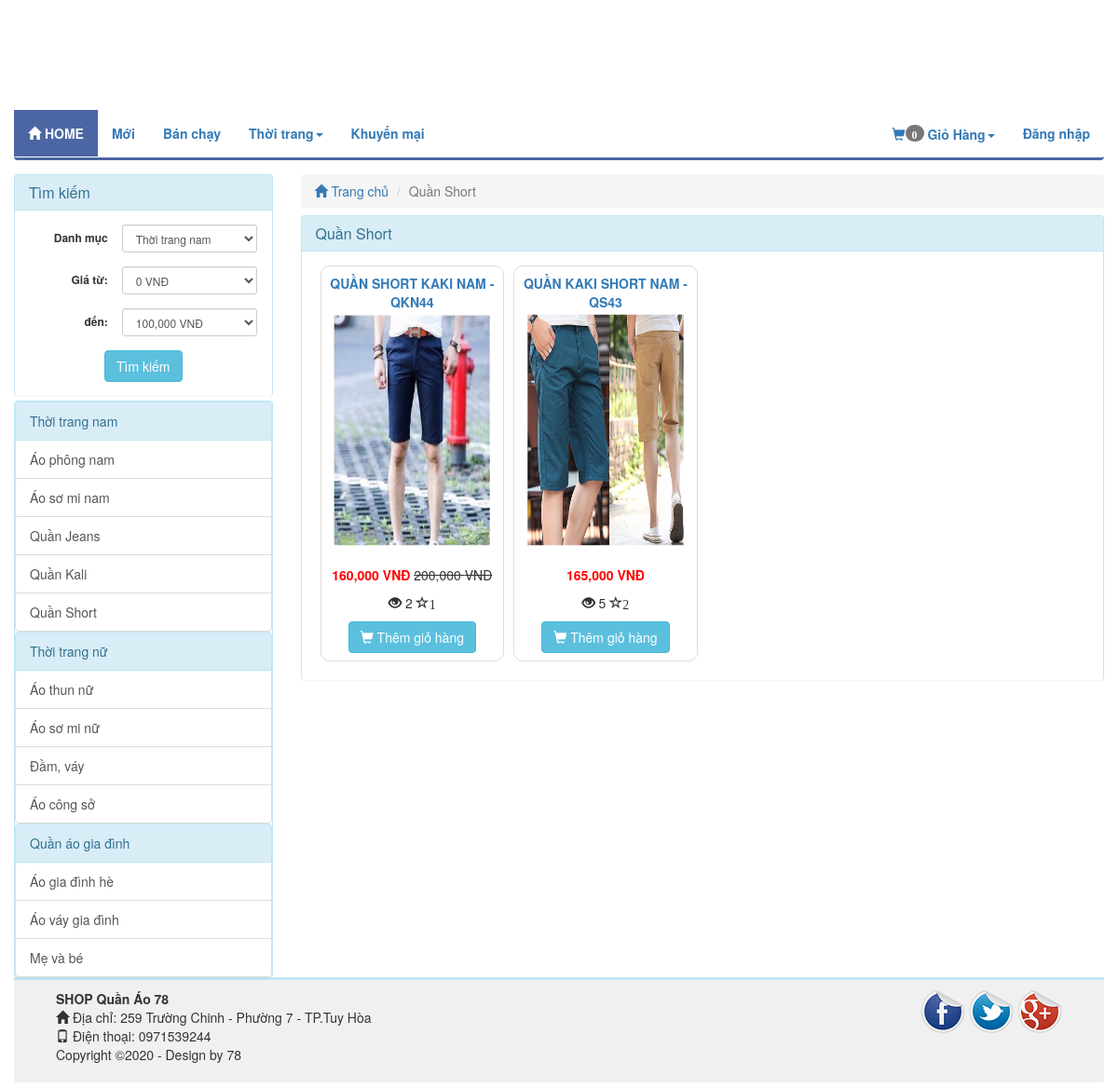
Screenshot of /quan-short-c14 with the database file from the repository.
### tables this page shows
CREATE TABLE `catalog` (
  `id` int(11) NOT NULL,
  `name` varchar(100) NOT NULL,
  `description` varchar(255) DEFAULT NULL,
  `parent_id` int(11) NOT NULL,
  `sort_order` tinyint(4) NOT NULL,
  `created` datetime NOT NULL
);

CREATE TABLE `product` (
  `id` int(255) NOT NULL,
  `catalog_id` int(11) NOT NULL,
  `name` varchar(255) NOT NULL,
  `content` text NOT NULL,
  `price` decimal(15,2) NOT NULL DEFAULT 0.00,
  `discount` int(11) DEFAULT 0,
  `image_link` varchar(100) NOT NULL,
  `image_list` text NOT NULL,
  `view` int(11) NOT NULL DEFAULT 0,
  `buyed` int(255) NOT NULL,
  `rate_total` int(255) NOT NULL DEFAULT 4,
  `rate_count` int(255) NOT NULL DEFAULT 1,
  `created` int(11) NOT NULL
);

### application/controllers/Product.php (called while the page is built, shortened)
<?php
class Product extends MY_Controller {
	public function __construct()
	{
		parent::__construct();
		$this->load->model('product_model');
		$this->load->model('catalog_model');
	}
	public function catalog()
	{
		$id = $this->uri->rsegment(3);
		$catalog = $this->catalog_model->get_info($id);
		$this->data['catalog_p'] = $catalog;
		$input = array();
		if ($catalog->parent_id == '1') {
			$input_cat = array();
			$input_cat['where'] = array('parent_id' => $catalog->id);
			$input_cat['order'] = array('sort_order', 'ASC');
			$catalog_child = $this->catalog_model->get_list($input_cat);
			if (!empty($catalog_child)) {
				$cat_list_id = array();
				foreach ($catalog_child as $value) {
					$cat_list_id[] = $value->id;
				}
				$this->db->where_in('catalog_id',$cat_list_id);
			}else{
				$input['where'] = array('catalog_id'=>$id);
			}
		}else{
			$input['where'] = array('catalog_id'=>$id);
		}
		$total = $this->product_model->get_total($input);
		$this->data['total']=$total;
		$this->load->library('pagination');
		$base_url = base_url('product/catalog/'.$id);
		$per = 8;
		$uri = 4;
		$config = pagination($base_url,$total,$per,$uri);
		$segment = $this->uri->segment(4);
		$segment = intval($segment);
		$input['limit'] = array($config['per_page'],$segment);
		$product_list = $this->product_model->get_list($input);
		$this->data['product_list'] = $product_list;
		$this->data['temp']='site/product/catalog';
		$this->load->view('site/layoutsub',$this->data);
	}
}

### index.php (called while the page is built, shortened)
<?php
require_once BASEPATH.'core/CodeIgniter.php';

### application/core/MY_Model.php (called while the page is built, shortened)
<?php if ( ! defined('BASEPATH')) exit('No direct script access allowed');
class MY_Model extends CI_Model {
    var $table = '';
    var $key = 'id';
    var $order = '';
    function get_info($id, $field = '')
    {
        $where = array();
        $where[$this->key] = $id;
        return $this->get_info_rule($where, $field);
    }
    function get_info_rule($where = array(), $field= '')
    {
        $this->db->where($where);
        $query = $this->db->get($this->table);
        if ($query->num_rows())
        {
            return $query->row();
        }
        return FALSE;
    }
    function get_total($input = array())
    {
        $query = $this->db->get($this->table);
        return $query->num_rows();
    }
    function get_list($input = array())
    {
        $query = $this->db->get($this->table);
        return $query->result();
    }
    protected function get_list_set_input($input = array())
    {
        if ((isset($input['where'])) && $input['where'])
        {
            $this->db->where($input['where']);
        }
        if (isset($input['order'][0]) && isset($input['order'][1]))
        {
            $this->db->order_by($input['order'][0], $input['order'][1]);
        }
        else
        {
            $order = ($this->order == '') ? array($this->table.'.'.$this->key, 'desc') : $this->order;
            $this->db->order_by($order[0], $order[1]);
        }
        if (isset($input['limit'][0]) && isset($input['limit'][1]))
        {
            $this->db->limit($input['limit'][0], $input['limit'][1]);
        }
    }
}
?>

### application/core/MY_Controller.php (called while the page is built, shortened)
<?php
class MY_Controller extends CI_Controller {
	function __construct()
	{
		$controller = $this->uri->segment(1);
		switch ($controller) {
			default:
				$input = array();
				$input['where'] = array('parent_id' => '1');
				$input['order'] = array('sort_order', 'ASC');
				$catalog = $this->catalog_model->get_list($input);
				foreach ($catalog as $value) {
					$input= array();
					$input['where'] = array('parent_id' => $value->id);
					$input['order'] = array('sort_order', 'ASC');
					$sub = $this->catalog_model->get_list($input);
					$value->sub=$sub;
				}
				break;
		}
	}
}

### application/helpers/common_helper.php (called while the page is built, shortened)
<?php
	function pagination($base_url='',$total='',$per='',$uri='')
	{
		$config = array();
		$config['base_url']    = $base_url;
		$config['total_rows']  = $total;
		$config['per_page']    = $per;
		$config['uri_segment'] = $uri;
		$config['full_tag_open']   = "<nav aria-label='Page navigation' class='text-right'><ul class='pagination'>";
		$config['full_tag_close'] = "</ul></nav>";
		$config['cur_tag_open']   = "<li class='active'><a href='#'>";
		$config['cur_tag_close'] = "</a></li>";
		$config['next_link']   = "&raquo;";
		$config['next_tag_open']   = "<li><span aria-hidden='true'>";
		$config['next_tag_close'] = "</span></li>";
		$config['prev_link']   = "&laquo;";
		$config['prev_tag_open']   = "<li><span aria-hidden='true'>";
		$config['prev_tag_close'] = "</span></li>";
		$config['num_tag_open']   = "<li>";
		$config['num_tag_close'] = "</li>";
		return $config;
	}
	function covert_vi_to_en($str)
	{
	    $unicode = array(
			'a'=>'á|à|ả|ã|ạ|ă|ắ|ặ|ằ|ẳ|ẵ|â|ấ|ầ|ẩ|ẫ|ậ',
			'd'=>'đ',
			'e'=>'é|è|ẻ|ẽ|ẹ|ê|ế|ề|ể|ễ|ệ',
			'i'=>'í|ì|ỉ|ĩ|ị',
			'o'=>'ó|ò|ỏ|õ|ọ|ô|ố|ồ|ổ|ỗ|ộ|ơ|ớ|ờ|ở|ỡ|ợ',
			'u'=>'ú|ù|ủ|ũ|ụ|ư|ứ|ừ|ử|ữ|ự',
			'y'=>'ý|ỳ|ỷ|ỹ|ỵ',
			'A'=>'Á|À|Ả|Ã|Ạ|Ă|Ắ|Ặ|Ằ|Ẳ|Ẵ|Â|Ấ|Ầ|Ẩ|Ẫ|Ậ',
			'D'=>'Đ',
			'E'=>'É|È|Ẻ|Ẽ|Ẹ|Ê|Ế|Ề|Ể|Ễ|Ệ',
			'I'=>'Í|Ì|Ỉ|Ĩ|Ị',
			'O'=>'Ó|Ò|Ỏ|Õ|Ọ|Ô|Ố|Ồ|Ổ|Ỗ|Ộ|Ơ|Ớ|Ờ|Ở|Ỡ|Ợ',
			'U'=>'Ú|Ù|Ủ|Ũ|Ụ|Ư|Ứ|Ừ|Ử|Ữ|Ự',
			'Y'=>'Ý|Ỳ|Ỷ|Ỹ|Ỵ',
			);
		foreach($unicode as $nonUnicode=>$uni) $str = preg_replace("/($uni)/i",$nonUnicode,$str);
		$str = trim($str);
		$str = str_replace(' ', '-', $str);
		$str = str_replace(',', '', $str);
		return $str;
	}
?>

### application/views/site/product/catalog.php (the view, shortened to what this page needs)
<div class="col-xs-12 col-sm-9 col-md-9 col-lg-9 clearpaddingr">
	<div class="col-xs-12 col-sm-12 col-md-12 col-lg-12 clearpadding">
		<ol class="breadcrumb">
		  <li><a href="<?php echo base_url(); ?>"><span class="glyphicon glyphicon-home" aria-hidden="true"></span> Trang chủ</a></li>
		  <li class="active"><?php echo $catalog_p->name; ?></li>
		</ol>
		<div class="panel panel-info">
		  <div class="panel-heading">
		    <h3 class="panel-title"><?php echo $catalog_p->name; ?></h3>
		  </div>
		  <div class="panel-body">
		  <?php if ($total > 0) { ?>
		  	<div class="col-xs-12 col-sm-12 col-md-12 col-lg-12 clearpadding">
		  		<?php foreach ($product_list as $value) {
		  			$name = covert_vi_to_en($value->name);
	  				$name = strtolower($name);
	  				 ?>
					<div class="col-xs-12 col-sm-6 col-md-3 col-lg-3 re-padding">
			  			<div class="product_item">
			  				<p class="product_name" ><a href="<?php echo base_url($name.'-p'.$value->id); ?>" ><?php echo $value->name; ?></a></p>
			  				<div class="product-image">
			  					<a href="<?php echo base_url('product/view/'.$value->id); ?>"><img src="<?php echo base_url(); ?>upload/product/<?php echo $value->image_link; ?>" alt="" class=""></a>
			  				</div>
			  				<?php if ($value->discount>0) {
			  					$new_price = $value->price - $value->discount; ?>
			  					<p><span class='price text-right'><?php echo number_format($new_price); ?> VNĐ</span> <del class="product-discount"><?php echo number_format($value->price); ?> VNĐ</del></p>
			  				<?php }else{ ?>
								<p><span class='price text-right'><?php echo number_format($value->price); ?> VNĐ</span></p>
			  				<?php	} ?>
							<p><span class="glyphicon glyphicon-eye-open" aria-hidden="true" title="Số lượt xem"></span> <?php echo $value->view; ?> <span class="glyphicon glyphicon-star-empty" aria-hidden="true" title="Số lượng đặt mua"><?php echo $value->buyed; ?></p>
							<a href="<?php echo base_url('cart/add/'.$value->id); ?>"><button class='btn btn-info'><span class="glyphicon glyphicon-shopping-cart" aria-hidden="true"></span> Thêm giỏ hàng</button></a>
			  			</div>
					</div>
				<?php } ?>
		  	</div>
		  <?php }else{ ?>
		  	<p>Không có sản phẩm nào</p>
		  <?php	} ?>
		  </div>
		</div>
	</div>
</div>

### application/views/site/sidebar.php (shortened to what this page needs)
<?php
	$catalog_id = isset($catalog_id)?$catalog_id:NULL;
	$price_from = isset($price_from)?$price_from:NULL;
	$price_to = isset($price_to)?$price_to:NULL;
 ?>
<div class="col-xs-12 col-sm-3 col-md-3 col-lg-3 clearpaddingl">
	<div class="panel panel-info" style="margin-bottom: 5px;">
		<div class="panel-heading">
		    <h3 class="panel-title">Tìm kiếm</h3>
		</div>
	    <div class="panel-body">
	  	    <form class="form-horizontal text-center" method="post" action="<?php echo base_url('product/search'); ?>">
				<div class="form-group form-group-sm">
					<label class="col-sm-5 clearpaddingl control-label" for="formGroupInputSmall">Danh mục</label>
					<div class="col-sm-7" style="padding-left: 0px">
				    	<select class="form-control" name="catalog_id">
				    		<?php foreach ($catalog as $value) { ?>
							  	<option value="<?php echo $value->id; ?>" style='font-weight: bold' <?php if($value->id==$catalog_id) echo 'selected'; ?>><?php echo $value->name; ?></option>
								 </div>
							  	<?php } ?>
				    </div>
				</div>
				<div class="form-group form-group-sm">
					<label class="col-sm-5 control-label" for="formGroupInputSmall">Giá từ:</label>
					<div class="col-sm-7" style="padding-left: 0px">
				    	<select class="form-control" name="price_from">
				    	<?php for ($i=0; $i < 1400000; $i = $i + 100000) { ?>
				    		<option value="<?php echo $i ?>" <?php if($i==$price_from) echo 'selected'; ?>><?php echo number_format($i); ?> VNĐ</option>
				    	<?php } ?>
						</select>
				    </div>
				</div>
				<div class="form-group form-group-sm">
					<label class="col-sm-5 control-label" for="formGroupInputSmall">đến:</label>
					<div class="col-sm-7" style="padding-left: 0px">
				    	<select class="form-control" name="price_to">
				    	<?php for ($i=100000; $i < 1500000; $i = $i + 100000) { ?>
				    		<option value="<?php echo $i ?>" <?php if($i==$price_to) echo 'selected'; ?>><?php echo number_format($i); ?> VNĐ</option>
				    	<?php } ?>
						</select>
				    </div>
				</div>
				<button class="btn btn-info" type="submit" name='submit'>Tìm kiếm</button>
	    </div>
	</div>
	<div class="panel panel-info">
	  <div class="panel-body" style="padding:0px">
	  	<div class="list-group">
	  	<?php foreach ($catalog as $value)
	  	{
	  		$name = covert_vi_to_en($value->name);
	  		$name = strtolower($name);
	  	?>
	  	<div class="list-group">
	  		<a href="<?php echo base_url($name.'-c'.$value->id); ?>" class="list-group-item active">
		    <?php echo $value->name; ?>
		  	</a>
		  <?php foreach ($value->sub as $val) {
		  	$namesub = covert_vi_to_en($val->name);
	  		$namesub = strtolower($namesub);
	  		?>
		  	<a href="<?php echo base_url($namesub.'-c'.$val->id); ?>" class="list-group-item"><?php echo $val->name; ?></a>
		  <?php } ?>
		 </div>
	  	<?php } ?>
	    </div>
	  </div>
	</div>
</div>

### rows the page displays
catalog: name "Thời trang nam"
catalog: name "Áo phông nam"
catalog: name "Áo sơ mi nam"
catalog: name "Quần Jeans"
catalog: name "Quần Kali"
catalog: name "Quần Short"
catalog: name "Thời trang nữ"
catalog: name "Áo thun nữ"
catalog: name "Áo sơ mi nữ"
catalog: name "Đầm, váy"
catalog: name "Áo công sở"
catalog: name "Quần áo gia đình"
catalog: name "Áo gia đình hè"
catalog: name "Áo váy gia đình"
catalog: name "Mẹ và bé"
product: name "QUẦN SHORT KAKI NAM - QKN44", image_link (picture), new_price "160,000", price "200,000", view "2", buyed "1"
product: name "QUẦN KAKI SHORT NAM - QS43", image_link (picture), price "165,000", view "5", buyed "2"

### other values shown
$total_items "0"
form field catalog_id "Thời trang nam"
form field price_from "0 VNĐ"
form field price_to "100,000 VNĐ"
